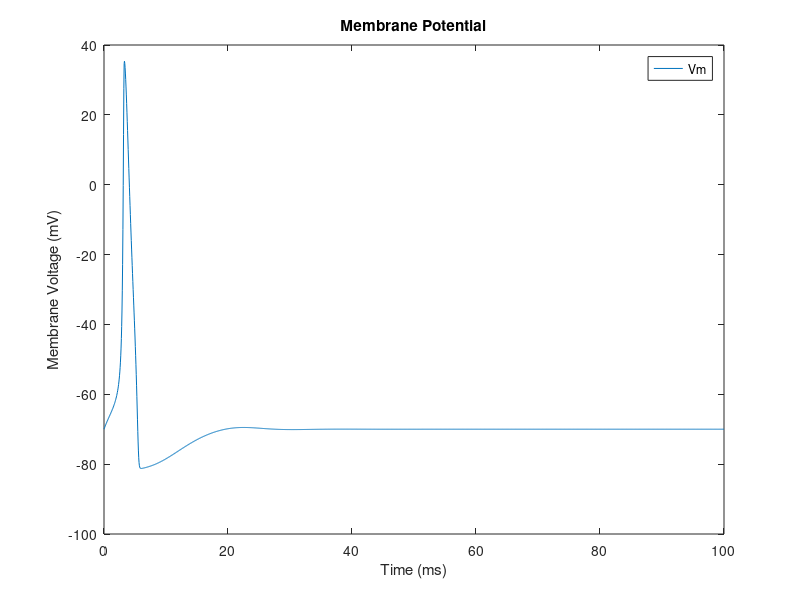
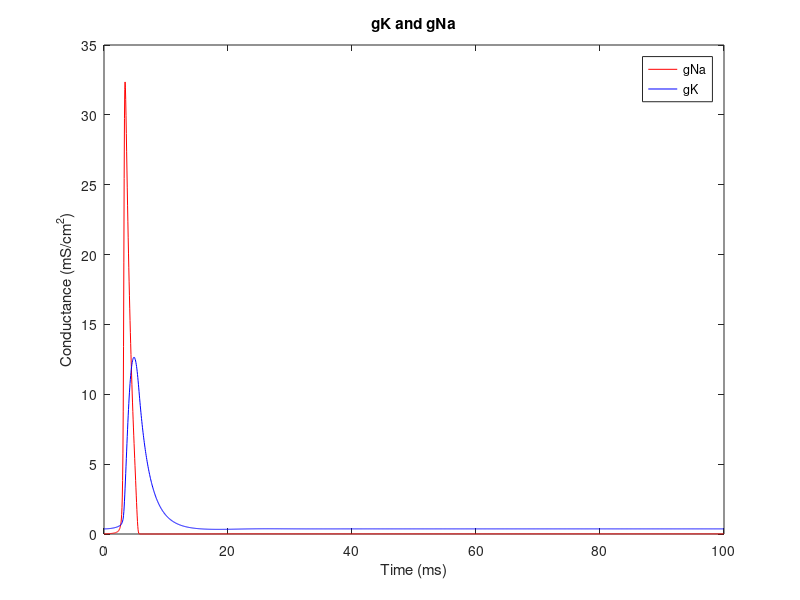

Source code (MATLAB) for these figures, in order:
% Phase 1 ECE 4784
% Kyle Francis
clear all;
clc;

%% Creating timestep %%
ts = 0.05; % if too large, the derivatives in the Eulers formula would be too large and cause an exp growth
time = 100; %ms
x = 0 : ts : time;
len = length(x); % time array length

%% Constants %%
g_kbar = 36; %mS/cm^2   maximum conductances
g_nabar = 120; %mS/cm^2
g_lbar = 0.3; %mS/cm^2
E_k = -12; %mV
E_na = 115; %mV
E_l = 10.6; %mV
V_rest = -70; %mV
Cm = 1.0; %uF/cm^2

%% Gating variables %%
Vm(1) = 0; %V
am(1) = 0.1 * ((25 - Vm(1)) / (exp((25 - Vm(1)) / 10) - 1));
bm(1) = 4 * exp(-Vm(1) / 18);
an(1) = 0.01 * ((10 - Vm(1)) / (exp((10 - Vm(1)) / 10) - 1));
bn(1) = 0.125 * exp(-Vm(1) / 80);
ah(1) = 0.07 * exp(-Vm(1) / 20);
bh(1) = 1 / (exp((30 - Vm(1)) / 10) + 1);

m(1) = am(1) / (am(1) + bm(1));
n(1) = an(1) / (an(1) + bn(1));
h(1) = ah(1) / (ah(1) + bh(1));

%% Injected Current %%
amp = input('Enter the amplitude of the injected current (in uA/cm^2). 50 uA/cm^2 works nicely: ');
dur = input('Enter the duration of the injected current [between 0 and 100 ms]: ');
I = zeros(1, len); % Setting up I to be the same size as the time array
for y = 1:dur/ts % injected current goes from 0 to (duration entered / time step), elsewhere is 0
    I(y) = amp;
end

%% Euler's method %%
%yn+1 = yn+h*dy/dt;

for i = 1 : len-1
    am = 0.1 * ((25 - Vm(i)) / (exp((25 - Vm(i)) / 10) - 1));
    bm = 4 * exp(-Vm(i) / 18);
    an = 0.01 * ((10 - Vm(i)) / (exp((10 - Vm(i)) / 10) - 1));
    bn = 0.125 * exp(-Vm(i) / 80);
    ah = 0.07 * exp(-Vm(i) / 20);
    bh = 1 / (exp((30 - Vm(i)) / 10) + 1);
    
    g_na(i) = m(i)^3 * g_nabar * h(i);
    g_k(i) = n(i)^4 * g_kbar;
    g_l(i) = g_lbar;
    
    I_na(i) = g_na(i) * (Vm(i)-E_na);
    I_k(i) = g_k(i) * (Vm(i)-E_k);
    I_l(i) = g_l(i) * (Vm(i)-E_l);
    I_ion(i) = I(i) - I_k(i) - I_na(i) - I_l(i);
    
    dm = am * (1-m(i)) - bm * m(i);
    dn = an * (1-n(i)) - bn * n(i);
    dh = ah * (1-h(i)) - bh * h(i);
    
    m(i+1) = m(i) + ts * dm;
    n(i+1) = n(i) + ts * dn;
    h(i+1) = h(i) + ts * dh;
    
    dVm(i) = I_ion(i) / Cm;
    Vm(i+1) = Vm(i) + ts * dVm(i);
    
end

%% Plotting %%
%Plot membrane potential
Vm = Vm + V_rest; % setting Vm to be relative to V_rest
figure(1)
plot(x,Vm)
title('Membrane Potential');
xlabel('Time (ms)');
ylabel('Membrane Voltage (mV)');
legend('Vm');
axis([0, 100, -100, 40]);

%Plot conductances
newtime = x(1:len-1); % Creating time to be same length as conductances
figure(2)
plot(newtime, g_na, 'r', newtime, g_k, 'b')
title('gK and gNa')
xlabel('Time (ms)')
ylabel('Conductance (mS/cm^2)')
legend('gNa','gK')

%Plot